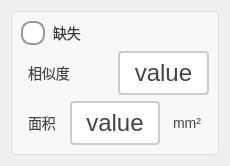
           <widget class="QWidget" name="widget_queshi" native="true">
            <layout class="QGridLayout" name="gridLayout_15">
             <item row="0" column="0">
              <widget class="QGroupBox" name="groupBox_16">
               <property name="styleSheet">
                <string notr="true">QGroupBox {
    border: 1px solid #DDD;
    border-radius: 4px;
    font: bold 14px;
    color: #666;
    background-color: #F8F8F8;
}

QGroupBox::title {
    subcontrol-origin: margin;
    subcontrol-position: top left;
    left: 10px;
    padding: 0 5px;
}</string>
               </property>
               <property name="title">
                <string/>
               </property>
               <layout class="QVBoxLayout" name="verticalLayout_14">
                <item>
                 <widget class="QRadioButton" name="rbtn_queshiEnable">
                  <property name="sizePolicy">
                   <sizepolicy hsizetype="Minimum" vsizetype="Minimum">
                    <horstretch>0</horstretch>
                    <verstretch>0</verstretch>
                   </sizepolicy>
                  </property>
                  <property name="styleSheet">
                   <string notr="true">QRadioButton {
    spacing: 8px;
    font-size: 14px;
    color: #333;  /* 保持原始文字颜色 */
}

/* 未选中状态 */
QRadioButton::indicator {
    width: 20px;
    height: 20px;
    border-radius: 10px;
    border: 2px solid #999;
    background: #ffffff;
}

/* 悬停效果 */
QRadioButton::indicator:hover {
    border: 2px solid #666;
}

/* 选中状态 */
QRadioButton::indicator:checked {
    border: 2px solid #FF6B00;  /* 橙色边框 */
}

/* 选中时的内圆 */
QRadioButton::indicator:checked {
    background-color: qradialgradient(
        cx:0.5, cy:0.5,
        radius:0.4,
        fx:0.5, fy:0.5,
        stop:0 #FF6B00,  /* 主橙色 */
        stop:1 transparent
    );
}

/* 禁用状态 */
QRadioButton:::disabled {
    border: 2px solid #ccc;
    background: #eee;
}

/* 点击动画效果 */
QRadioButton::indicator:pressed {
    border: 2px solid #CC5500;  /* 深橙色边框 */
    background-color: qradialgradient(
        cx:0.5, cy:0.5,
        radius:0.5,
        fx:0.5, fy:0.5,
        stop:0 #FFD8B3,  /* 浅橙色渐变 */
        stop:1 transparent
    );
}</string>
                  </property>
                  <property name="text">
                   <string>缺失</string>
                  </property>
                 </widget>
                </item>
                <item>
                 <layout class="QHBoxLayout" name="horizontalLayout_22">
                  <item>
                   <widget class="QLabel" name="label_45">
                    <property name="sizePolicy">
                     <sizepolicy hsizetype="Minimum" vsizetype="Minimum">
                      <horstretch>0</horstretch>
                      <verstretch>0</verstretch>
                     </sizepolicy>
                    </property>
                    <property name="styleSheet">
                     <string notr="true">/* 基础标签样式 */
QLabel {
    color: #444444;          /* 主文字色 */
    font-size: 14px;         /* 标准字号 */
    background: transparent; /* 透明背景 */
    padding: 2px 4px;        /* 基础内边距 */
}

/* 标题样式 */
QLabel.title {
    font-size: 16px;
    font-weight: 600;
    color: #333333;
    border-bottom: 1px solid #DDDDDD; /* 下划线装饰 */
    padding-bottom: 4px;
}

/* 副标题/次要文本 */
QLabel.subtitle {
    color: #666666;
    font-size: 13px;
    font-style: italic;
}

/* 强调文本 */
QLabel.emphasis {
    color: #333333;
    font-weight: 500;
    background-color: #F5F5F5;
    border-radius: 3px;
    padding: 4px 8px;
}

/* 状态标签（成功/警告/错误） */
QLabel[state=&quot;success&quot;] {
    color: #228B22;          /* 森林绿 */
    border-left: 3px solid #228B22;
    padding-left: 8px;
}

QLabel[state=&quot;warning&quot;] {
    color: #FF8C00;          /* 暗橙 */
    border-left: 3px solid #FF8C00;
    padding-left: 8px;
}

QLabel[state=&quot;error&quot;] {
    color: #B22222;          /* 砖红 */
    border-left: 3px solid #B22222;
    padding-left: 8px;
}

/* 数据展示标签 */
QLabel.data {
    color: #2F4F4F;          /* 深石板灰 */
    font-family: monospace;
    border: 1px solid #E0E0E0;
    background-color: #FFFFFF;
    padding: 6px 12px;
    border-radius: 4px;
}

/* 禁用状态 */
QLabel:disabled {
    color: #AAAAAA;
    background-color: transparent;
}

/* 链接样式（伪链接效果） */
QLabel.link {
    color: #4682B4;          /* 钢蓝 */
    text-decoration: underline;
    border-bottom: 1px dotted #4682B4;
}

/* 图标标签 */
QLabel.icon {
    qproperty-alignment: AlignCenter;
    border: 1px solid #E0E0E0;
    border-radius: 4px;
    background-color: #FFFFFF;
    padding: 12px;
}</string>
                    </property>
                    <property name="text">
                     <string>相似度</string>
                    </property>
                   </widget>
                  </item>
                  <item>
                   <widget class="QPushButton" name="pbtn_queshiSimilarity">
                    <property name="sizePolicy">
                     <sizepolicy hsizetype="Minimum" vsizetype="Minimum">
                      <horstretch>0</horstretch>
                      <verstretch>0</verstretch>
                     </sizepolicy>
                    </property>
                    <property name="styleSheet">
                     <string notr="true">QPushButton {
    padding: 6px 14px;
    border: 2px solid #CCC;
    border-radius: 4px;
    background-color: white;
    color: #444;
	font-size:24px;
}

QPushButton:hover {
    border-color: #999;
    background-color: #F5F5F5;
}

QPushButton:pressed {
    border-color: #777;
    background-color: #EEE;
}</string>
                    </property>
                    <property name="text">
                     <string>value</string>
                    </property>
                   </widget>
                  </item>
                 </layout>
                </item>
                <item>
                 <layout class="QHBoxLayout" name="horizontalLayout_23">
                  <item>
                   <widget class="QLabel" name="label_46">
                    <property name="sizePolicy">
                     <sizepolicy hsizetype="Minimum" vsizetype="Minimum">
                      <horstretch>0</horstretch>
                      <verstretch>0</verstretch>
                     </sizepolicy>
                    </property>
                    <property name="styleSheet">
                     <string notr="true">/* 基础标签样式 */
QLabel {
    color: #444444;          /* 主文字色 */
    font-size: 14px;         /* 标准字号 */
    background: transparent; /* 透明背景 */
    padding: 2px 4px;        /* 基础内边距 */
}

/* 标题样式 */
QLabel.title {
    font-size: 16px;
    font-weight: 600;
    color: #333333;
    border-bottom: 1px solid #DDDDDD; /* 下划线装饰 */
    padding-bottom: 4px;
}

/* 副标题/次要文本 */
QLabel.subtitle {
    color: #666666;
    font-size: 13px;
    font-style: italic;
}

/* 强调文本 */
QLabel.emphasis {
    color: #333333;
    font-weight: 500;
    background-color: #F5F5F5;
    border-radius: 3px;
    padding: 4px 8px;
}

/* 状态标签（成功/警告/错误） */
QLabel[state=&quot;success&quot;] {
    color: #228B22;          /* 森林绿 */
    border-left: 3px solid #228B22;
    padding-left: 8px;
}

QLabel[state=&quot;warning&quot;] {
    color: #FF8C00;          /* 暗橙 */
    border-left: 3px solid #FF8C00;
    padding-left: 8px;
}

QLabel[state=&quot;error&quot;] {
    color: #B22222;          /* 砖红 */
    border-left: 3px solid #B22222;
    padding-left: 8px;
}

/* 数据展示标签 */
QLabel.data {
    color: #2F4F4F;          /* 深石板灰 */
    font-family: monospace;
    border: 1px solid #E0E0E0;
    background-color: #FFFFFF;
    padding: 6px 12px;
    border-radius: 4px;
}

/* 禁用状态 */
QLabel:disabled {
    color: #AAAAAA;
    background-color: transparent;
}

/* 链接样式（伪链接效果） */
QLabel.link {
    color: #4682B4;          /* 钢蓝 */
    text-decoration: underline;
    border-bottom: 1px dotted #4682B4;
}

/* 图标标签 */
QLabel.icon {
    qproperty-alignment: AlignCenter;
    border: 1px solid #E0E0E0;
    border-radius: 4px;
    background-color: #FFFFFF;
    padding: 12px;
}</string>
                    </property>
                    <property name="text">
                     <string>面积</string>
                    </property>
                   </widget>
                  </item>
                  <item>
                   <widget class="QPushButton" name="pbtn_queshiArea">
                    <property name="sizePolicy">
                     <sizepolicy hsizetype="Minimum" vsizetype="Minimum">
                      <horstretch>0</horstretch>
                      <verstretch>0</verstretch>
                     </sizepolicy>
                    </property>
                    <property name="styleSheet">
                     <string notr="true">QPushButton {
    padding: 6px 14px;
    border: 2px solid #CCC;
    border-radius: 4px;
    background-color: white;
    color: #444;
	font-size:24px;
}

QPushButton:hover {
    border-color: #999;
    background-color: #F5F5F5;
}

QPushButton:pressed {
    border-color: #777;
    background-color: #EEE;
}</string>
                    </property>
                    <property name="text">
                     <string>value</string>
                    </property>
                   </widget>
                  </item>
                  <item>
                   <widget class="QLabel" name="label_47">
                    <property name="sizePolicy">
                     <sizepolicy hsizetype="Minimum" vsizetype="Minimum">
                      <horstretch>0</horstretch>
                      <verstretch>0</verstretch>
                     </sizepolicy>
                    </property>
                    <property name="styleSheet">
                     <string notr="true">/* 基础标签样式 */
QLabel {
    color: #444444;          /* 主文字色 */
    font-size: 14px;         /* 标准字号 */
    background: transparent; /* 透明背景 */
    padding: 2px 4px;        /* 基础内边距 */
}

/* 标题样式 */
QLabel.title {
    font-size: 16px;
    font-weight: 600;
    color: #333333;
    border-bottom: 1px solid #DDDDDD; /* 下划线装饰 */
    padding-bottom: 4px;
}

/* 副标题/次要文本 */
QLabel.subtitle {
    color: #666666;
    font-size: 13px;
    font-style: italic;
}

/* 强调文本 */
QLabel.emphasis {
    color: #333333;
    font-weight: 500;
    background-color: #F5F5F5;
    border-radius: 3px;
    padding: 4px 8px;
}

/* 状态标签（成功/警告/错误） */
QLabel[state=&quot;success&quot;] {
    color: #228B22;          /* 森林绿 */
    border-left: 3px solid #228B22;
    padding-left: 8px;
}

QLabel[state=&quot;warning&quot;] {
    color: #FF8C00;          /* 暗橙 */
    border-left: 3px solid #FF8C00;
    padding-left: 8px;
}

QLabel[state=&quot;error&quot;] {
    color: #B22222;          /* 砖红 */
    border-left: 3px solid #B22222;
    padding-left: 8px;
}

/* 数据展示标签 */
QLabel.data {
    color: #2F4F4F;          /* 深石板灰 */
    font-family: monospace;
    border: 1px solid #E0E0E0;
    background-color: #FFFFFF;
    padding: 6px 12px;
    border-radius: 4px;
}

/* 禁用状态 */
QLabel:disabled {
    color: #AAAAAA;
    background-color: transparent;
}

/* 链接样式（伪链接效果） */
QLabel.link {
    color: #4682B4;          /* 钢蓝 */
    text-decoration: underline;
    border-bottom: 1px dotted #4682B4;
}

/* 图标标签 */
QLabel.icon {
    qproperty-alignment: AlignCenter;
    border: 1px solid #E0E0E0;
    border-radius: 4px;
    background-color: #FFFFFF;
    padding: 12px;
}</string>
                    </property>
                    <property name="text">
                     <string>mm²</string>
                    </property>
                   </widget>
                  </item>
                 </layout>
                </item>
               </layout>
              </widget>
             </item>
            </layout>
           </widget>
